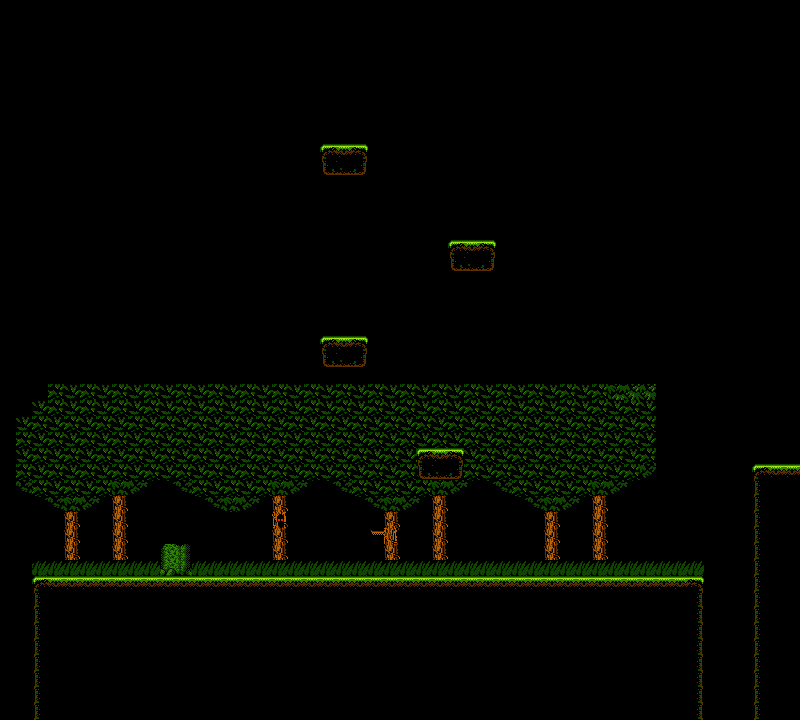

The image is a tile-based game level rendered from a .tmx file. Its description and source (layers, tilesets, objects; grid data summarised) follow:
An orthogonal 50x45 tile map with 16x16 px tiles, 2 tile layers (dj2, walls), 1 hidden layer not drawn, 2 tilesets and 8 objects (CoinObject, PlayerObject, 1, GoalObject, 0, ...).

<map version="1.0" orientation="orthogonal" renderorder="right-down" width="50" height="45" tilewidth="16" tileheight="16" backgroundcolor="#000000" nextobjectid="207">
 <properties>
  <property name="BACKGROUND_COLOR" type="int" value="30" />
  <property name="music_track" value="" />
 </properties>
 <tileset firstgid="1" name="BaseTS16" tilewidth="16" tileheight="16" tilecount="13" columns="1">
  <image source="BaseTS16.png" width="16" height="208" />
 </tileset>
 <tileset firstgid="14" name="djungel3" tilewidth="16" tileheight="16" spacing="4" margin="2" tilecount="36" columns="6">
  <image source="djungel3.png" width="128" height="128" />
 </tileset>
 <layer name="djungel_bg" width="50" height="45" visible="0">
  <data>[2250 cells, 0 non-empty, 0 distinct tile ids]</data>
 </layer>
 <layer name="dj2" width="50" height="45">
  <data>[2250 cells, 366 non-empty, 18 distinct tile ids]</data>
 </layer>
 <layer name="walls" width="50" height="45" offsetx="0" offsety="0.895496">
  <data>[2250 cells, 450 non-empty, 9 distinct tile ids]</data>
 </layer>
 <objectgroup name="GameObjects" offsetx="-1.66667" offsety="0.909091">
  <object id="181" name="CoinObject" x="103.704" y="422.199" width="12" height="25" />
  <object id="186" name="PlayerObject" x="57.1988" y="545.103" width="12" height="25" />
  <object id="187" name="CaveMonster" type="1" x="517.772" y="527.318" width="34.244" height="39.5878">
   <properties>
    <property name="stayInZone" type="bool" value="false" />
    <property name="stupidWalk" type="bool" value="true" />
    <property name="turnAtEdge" type="bool" value="true" />
   </properties>
  </object>
  <object id="188" name="GoalObject" x="666.909" y="546.141" width="12" height="25" />
  <object id="189" name="CaveMonster" type="0" x="378.988" y="531.852" width="99.8258" height="31.9245">
   <properties>
    <property name="stayInZone" type="bool" value="true" />
    <property name="stupidWalk" type="bool" value="true" />
    <property name="turnAtEdge" type="bool" value="false" />
   </properties>
  </object>
  <object id="190" name="CaveMonster" type="2" x="47.7339" y="310.118" width="46.8167" height="40.4938">
   <properties>
    <property name="stayInZone" type="bool" value="false" />
    <property name="stupidWalk" type="bool" value="true" />
    <property name="turnAtEdge" type="bool" value="false" />
   </properties>
  </object>
  <object id="199" name="VeggieObject" x="531.828" y="424.414" width="12" height="25">
   <properties>
    <property name="stayInZone" type="bool" value="false" />
    <property name="stupidWalk" type="bool" value="true" />
    <property name="turnAtEdge" type="bool" value="true" />
   </properties>
  </object>
  <object id="202" name="DamageZone" x="709.283" y="686.494" width="41.3726" height="30.0154">
   <properties>
    <property name="dmg" type="int" value="1" />
    <property name="xForce" type="float" value="0" />
    <property name="yForce" type="float" value="150" />
   </properties>
  </object>
 </objectgroup>
</map>
